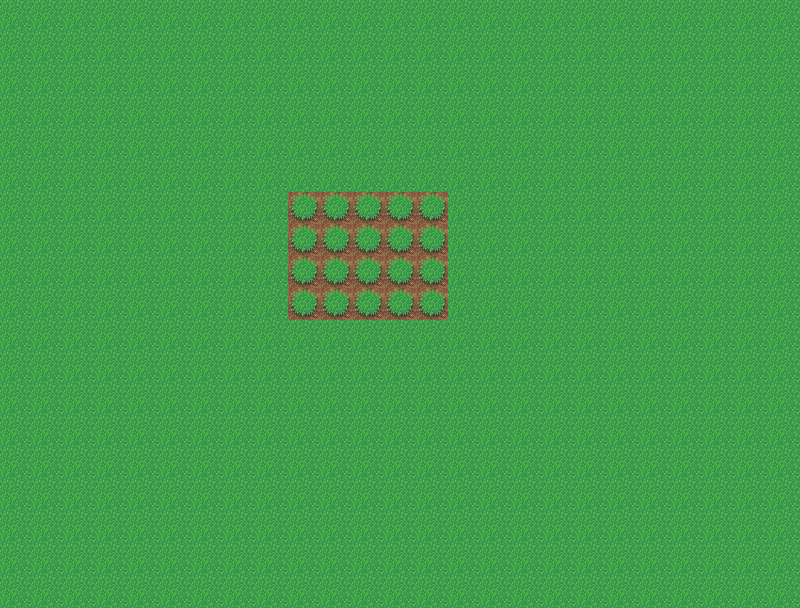

Rendered tile map (Tiled .tmx) drawn with the repository's tilesets; below, a short description and the full map source, tile grids included:
An orthogonal 25x19 tile map with 32x32 px tiles, 2 tile layers (Calque de Tile 1, layerPLayer), 3 tilesets and 3 objects (2x chest, spawn).

<map version="1.2" tiledversion="1.2.2" orientation="orthogonal" renderorder="right-down" width="25" height="19" tilewidth="32" tileheight="32" infinite="0" nextlayerid="12" nextobjectid="15">
 <tileset firstgid="1" name="basique" tilewidth="32" tileheight="32" tilecount="12" columns="6">
  <image source="../tilesets/basique.png" width="192" height="64" />
  <tile id="2">
   <properties>
    <property name="collide" type="bool" value="true" />
   </properties>
  </tile>
 </tileset>
 <tileset firstgid="13" name="axe" tilewidth="32" tileheight="32" tilecount="1" columns="1">
  <properties>
   <property name="typeItem" value="weapon" />
  </properties>
  <image source="../items/weapons/axes/axe.png" width="32" height="32" />
  <tile id="0">
   <properties>
    <property name="collider" type="bool" value="true" />
   </properties>
  </tile>
 </tileset>
 <tileset firstgid="14" name="chest" tilewidth="32" tileheight="32" tilecount="1" columns="1">
  <image source="../items/chests/chest.png" width="32" height="32" />
 </tileset>
 <layer id="1" name="Calque de Tile 1" width="25" height="19">
  <data encoding="csv">
1,1,1,1,1,1,1,1,1,1,1,1,1,1,1,1,1,1,1,1,1,1,1,1,1,
1,1,1,1,1,1,1,1,1,1,1,1,1,1,1,1,1,1,1,1,1,1,1,1,1,
1,1,1,1,1,1,1,1,1,1,1,1,1,1,1,1,1,1,1,1,1,1,1,1,1,
1,1,1,1,1,1,1,1,1,1,1,1,1,1,1,1,1,1,1,1,1,1,1,1,1,
1,1,1,1,1,1,1,1,1,1,1,1,1,1,1,1,1,1,1,1,1,1,1,1,1,
1,1,1,1,1,1,1,1,1,1,1,1,1,1,1,1,1,1,1,1,1,1,1,1,1,
1,1,1,1,1,1,1,1,1,1,1,1,1,1,1,1,1,1,1,1,1,1,1,1,1,
1,1,1,1,1,1,1,1,1,1,1,1,1,1,1,1,1,1,1,1,1,1,1,1,1,
1,1,1,1,1,1,1,1,1,1,1,1,1,1,1,1,1,1,1,1,1,1,1,1,1,
1,1,1,1,1,1,1,1,1,1,1,1,1,1,1,1,1,1,1,1,1,1,1,1,1,
1,1,1,1,1,1,1,1,1,1,1,1,1,1,1,1,1,1,1,1,1,1,1,1,1,
1,1,1,1,1,1,1,1,1,1,1,1,1,1,1,1,1,1,1,1,1,1,1,1,1,
1,1,1,1,1,1,1,1,1,1,1,1,1,1,1,1,1,1,1,1,1,1,1,1,1,
1,1,1,1,1,1,1,1,1,1,1,1,1,1,1,1,1,1,1,1,1,1,1,1,1,
1,1,1,1,1,1,1,1,1,1,1,1,1,1,1,1,1,1,1,1,1,1,1,1,1,
1,1,1,1,1,1,1,1,1,1,1,1,1,1,1,1,1,1,1,1,1,1,1,1,1,
1,1,1,1,1,1,1,1,1,1,1,1,1,1,1,1,1,1,1,1,1,1,1,1,1,
1,1,1,1,1,1,1,1,1,1,1,1,1,1,1,1,1,1,1,1,1,1,1,1,1,
1,1,1,1,1,1,1,1,1,1,1,1,1,1,1,1,1,1,1,1,1,1,1,1,1
</data>
 </layer>
 <layer id="2" name="layerPLayer" width="25" height="19">
  <data encoding="csv">
0,0,0,0,0,0,0,0,0,0,0,0,0,0,0,0,0,0,0,0,0,0,0,0,0,
0,0,0,0,0,0,0,0,0,0,0,0,0,0,0,0,0,0,0,0,0,0,0,0,0,
0,0,0,0,0,0,0,0,0,0,0,0,0,0,0,0,0,0,0,0,0,0,0,0,0,
0,0,0,0,0,0,0,0,0,0,0,0,0,0,0,0,0,0,0,0,0,0,0,0,0,
0,0,0,0,0,0,0,0,0,0,0,0,0,0,0,0,0,0,0,0,0,0,0,0,0,
0,0,0,0,0,0,0,0,0,0,0,0,0,0,0,0,0,0,0,0,0,0,0,0,0,
0,0,0,0,0,0,0,0,0,3,3,3,3,3,0,0,0,0,0,0,0,0,0,0,0,
0,0,0,0,0,0,0,0,0,3,3,3,3,3,0,0,0,0,0,0,0,0,0,0,0,
0,0,0,0,0,0,0,0,0,3,3,3,3,3,0,0,0,0,0,0,0,0,0,0,0,
0,0,0,0,0,0,0,0,0,3,3,3,3,3,0,0,0,0,0,0,0,0,0,0,0,
0,0,0,0,0,0,0,0,0,0,0,0,0,0,0,0,0,0,0,0,0,0,0,0,0,
0,0,0,0,0,0,0,0,0,0,0,0,0,0,0,0,0,0,0,0,0,0,0,0,0,
0,0,0,0,0,0,0,0,0,0,0,0,0,0,0,0,0,0,0,0,0,0,0,0,0,
0,0,0,0,0,0,0,0,0,0,0,0,0,0,0,0,0,0,0,0,0,0,0,0,0,
0,0,0,0,0,0,0,0,0,0,0,0,0,0,0,0,0,0,0,0,0,0,0,0,0,
0,0,0,0,0,0,0,0,0,0,0,0,0,0,0,0,0,0,0,0,0,0,0,0,0,
0,0,0,0,0,0,0,0,0,0,0,0,0,0,0,0,0,0,0,0,0,0,0,0,0,
0,0,0,0,0,0,0,0,0,0,0,0,0,0,0,0,0,0,0,0,0,0,0,0,0,
0,0,0,0,0,0,0,0,0,0,0,0,0,0,0,0,0,0,0,0,0,0,0,0,0
</data>
 </layer>
 <objectgroup id="8" name="items" />
 <objectgroup id="11" name="chests">
  <object id="12" name="chest" gid="14" x="323" y="508" width="32" height="32" />
  <object id="13" name="chest" gid="14" x="418" y="506" width="32" height="32" />
 </objectgroup>
 <objectgroup id="3" name="spawnPlayer">
  <object id="1" name="spawn" x="371" y="563">
   <properties>
    <property name="typeSpawn" value="begin" />
   </properties>
   <point />
  </object>
 </objectgroup>
</map>
